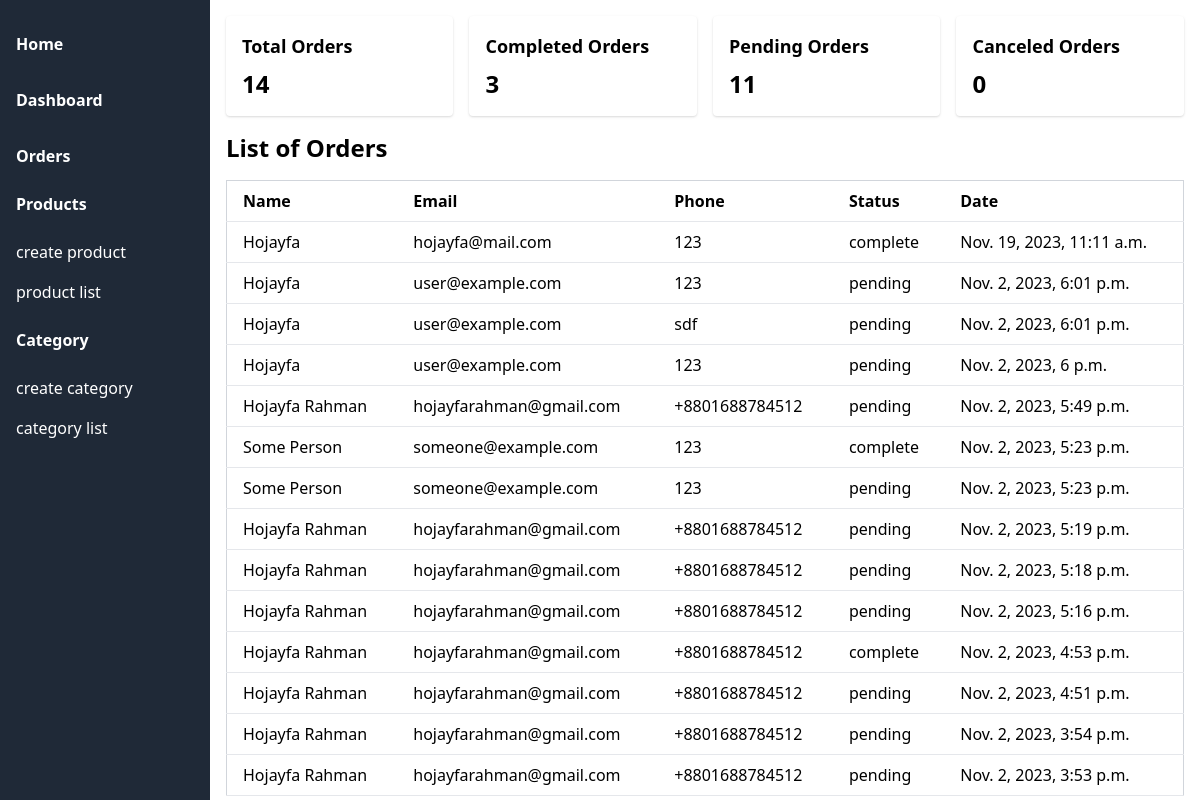
Page /order_list/ (signed in) on the committed database.
### orders/models.py (models this page shows, shortened)
class Order(models.Model):
    STATUS_CHOICES = (
        ('pending', 'Pending'),
        ('cancel', 'Canceled'),
        ('complete', 'Completed'),
    )
    name = models.CharField(max_length=255)
    phone = models.CharField(max_length=20)
    email = models.EmailField()
    status = models.CharField(max_length=10, choices=STATUS_CHOICES, default='pending')
    created_at = models.DateTimeField(auto_now_add=True)
    updated_at = models.DateTimeField(auto_now=True)

### administration/views.py (the view)
# urls.py: path('order_list/', views.order_list, name='order-list' ),
@login_required
def order_list(request):
    orders = Order.objects.order_by('-id')
    total = Order.objects.count()
    complete = Order.objects.filter(status='complete').count()
    pending = Order.objects.filter(status='pending').count()
    cancel = Order.objects.filter(status='cancel').count()
    return render(request, 'admin/order/list.html',
    {
        'orders':orders,
        'complete':complete,
        'pending':pending,
        'cancel': cancel,
        'total':total
    })

### cart/context_processors.py (called while the page is built)
def cart_items_count(request):
    session_id = request.session.session_key
    cart_items = CartItem.objects.filter(session_id=session_id)
    cart_items_count = 0
    for item in cart_items:
        cart_items_count += item.quantity
    return {"cart_items_count": cart_items_count}

### administration/templates/admin/order/list.html
{% extends "admin.html" %}
{% block body %}
<div class="container mx-auto p-4">
    <div class="grid grid-cols-1 sm:grid-cols-2 md:grid-cols-4 gap-4">
  <div class="bg-white p-4 rounded shadow">
    <h3 class="text-lg font-semibold mb-2">Total Orders</h3>
    <p class="text-2xl font-bold">{{ total }}</p>
  </div>
  <div class="bg-white p-4 rounded shadow">
    <h3 class="text-lg font-semibold mb-2">Completed Orders</h3>
    <p class="text-2xl font-bold">{{ complete }}</p>
  </div>
  <div class="bg-white p-4 rounded shadow">
    <h3 class="text-lg font-semibold mb-2">Pending Orders</h3>
    <p class="text-2xl font-bold">{{ pending }}</p>
  </div>
  <div class="bg-white p-4 rounded shadow">
    <h3 class="text-lg font-semibold mb-2">Canceled Orders</h3>
    <p class="text-2xl font-bold">{{ cancel}}</p>
  </div>
</div>
    <h1 class="text-2xl font-bold mb-4 mt-4">List of Orders</h1>
    <table class="min-w-full bg-white border border-gray-300 items-center">
      <thead>
        <tr>
          <th class="py-2 px-4 border-b mb-2 text-left">Name</th>
          <th class="py-2 px-4 border-b mb-2 text-left">Email</th>
          <th class="py-2 px-4 border-b mb-2 text-left">Phone</th>
          <th class="py-2 px-4 border-b mb-2 text-left">Status</th>
          <th class="py-2 px-4 border-b mb-2 text-left">Date</th>
        </tr>
      </thead>
      <tbody>
        {% for order in orders %}
        <tr>
          <td class="py-2 px-4 border-b mb-2 text-left">{{order.name}}</td>
          <td class="py-2 px-4 border-b mb-2 text-left">{{order.email}}</td>
          <td class="py-2 px-4 border-b mb-2 text-left">{{order.phone}}</td>
          <td class="py-2 px-4 border-b mb-2 text-left">{{order.status}}</td>
          <td class="py-2 px-4 border-b mb-2 text-left">{{order.created_at}}</td>
        </tr>
        {% endfor %}
      </tbody>
    </table>
  </div>
{% endblock %}

### rows in the picture
Order: name "Hojayfa", email "hojayfa@mail.com", phone "123", status "complete", created_at "Nov. 19, 2023, 11:11 a.m."
Order: name "Hojayfa", email "user@example.com", phone "123", status "pending", created_at "Nov. 2, 2023, 6:01 p.m."
Order: name "Hojayfa", email "user@example.com", phone "sdf", status "pending", created_at "Nov. 2, 2023, 6:01 p.m."
Order: name "Hojayfa", email "user@example.com", phone "123", status "pending", created_at "Nov. 2, 2023, 6 p.m."
Order: name "Hojayfa Rahman", email "hojayfarahman@gmail.com", phone "+8801688784512", status "pending", created_at "Nov. 2, 2023, 5:49 p.m."
Order: name "Some Person", email "someone@example.com", phone "123", status "complete", created_at "Nov. 2, 2023, 5:23 p.m."
Order: name "Some Person", email "someone@example.com", phone "123", status "pending", created_at "Nov. 2, 2023, 5:23 p.m."
Order: name "Hojayfa Rahman", email "hojayfarahman@gmail.com", phone "+8801688784512", status "pending", created_at "Nov. 2, 2023, 5:19 p.m."
Order: name "Hojayfa Rahman", email "hojayfarahman@gmail.com", phone "+8801688784512", status "pending", created_at "Nov. 2, 2023, 5:18 p.m."
Order: name "Hojayfa Rahman", email "hojayfarahman@gmail.com", phone "+8801688784512", status "pending", created_at "Nov. 2, 2023, 5:16 p.m."
Order: name "Hojayfa Rahman", email "hojayfarahman@gmail.com", phone "+8801688784512", status "complete", created_at "Nov. 2, 2023, 4:53 p.m."
Order: name "Hojayfa Rahman", email "hojayfarahman@gmail.com", phone "+8801688784512", status "pending", created_at "Nov. 2, 2023, 4:51 p.m."
Order: name "Hojayfa Rahman", email "hojayfarahman@gmail.com", phone "+8801688784512", status "pending", created_at "Nov. 2, 2023, 3:54 p.m."
Order: name "Hojayfa Rahman", email "hojayfarahman@gmail.com", phone "+8801688784512", status "pending", created_at "Nov. 2, 2023, 3:53 p.m."

### other values in the picture
{{ total }} "14"
{{ complete }} "3"
{{ pending }} "11"
{{ cancel }} "0"
